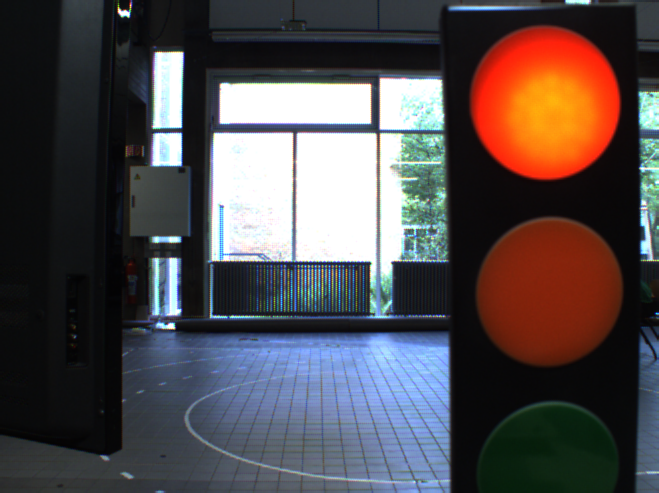
//> input picture image_processing_tests/BildL000032.png, 659 x 493 px
$ ./RedCircleDetection ../image_processing_tests/BildL000032.png   (built with g++ and OpenCV 4)
//> lines starting //> are read from the running program, lines starting //| are printed output that depends on the picture; after the words box and inside, x2 and y2 are one past the last pixel; in counts of white or black regions, pixels touching at a corner belong together
#include <opencv2/opencv.hpp>
#include <opencv2/highgui/highgui.hpp>
#include <opencv2/imgproc/imgproc.hpp>
#include <opencv2/objdetect/objdetect.hpp>
#include <iostream>
#include <stdlib.h>
#include <stdio.h>
#include <math.h>
#include <cmath>
#include <string>
#include <vector>

int main(int argc, char *argv[]){
    cv::Mat image;
    cv::Mat im_in;
    cv::Mat hsv_in;
    cv::Mat bgr_in;

    if (argc<2){
        image = cv::imread("/Users/chenjinbo/Downloads/BildR000074.png");
    }
    if (argc==2){
        image=cv::imread((argv[1]));
//> image is the input picture: 493 rows x 659 cols, CV_8UC3; mean B, G, R 77.1, 75.3, 81.6
    }
    if (argc>2){
        std::cout<<"Error! Too many arguments!"<<std::endl;
    }
    if (image.empty()){
        std::cout << "error detected. something went wrong with opening the image. is it empty? exiting"<<std::endl;
        return -1;
    }
    cv::Mat orig_image = image.clone();

    // Image cutting orig: 659x493;
    CvRect rect;
    rect.x=0,rect.y=140,rect.width=659,rect.height=333;
    im_in = image(rect);
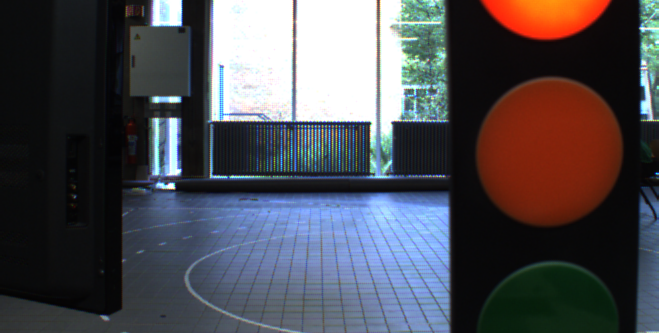
//> im_in: 333 rows x 659 cols, CV_8UC3; mean B, G, R 82.5, 76.6, 77.6

    // blur+cvt
    cv::medianBlur(im_in, im_in, 3);
    cv::cvtColor(im_in, hsv_in, cv::COLOR_BGR2HSV);
//> hsv_in: 333 rows x 659 cols, CV_8UC3; mean H, S, V 84.2, 77.1, 96.6
    cv::namedWindow("Original Image", cv::WINDOW_AUTOSIZE);
    cv::imshow("Orginal Image", im_in);
    cv::namedWindow("Orginal Image converted to HSV", cv::WINDOW_AUTOSIZE);
    cv::imshow("Original Image converted to HSV", hsv_in);
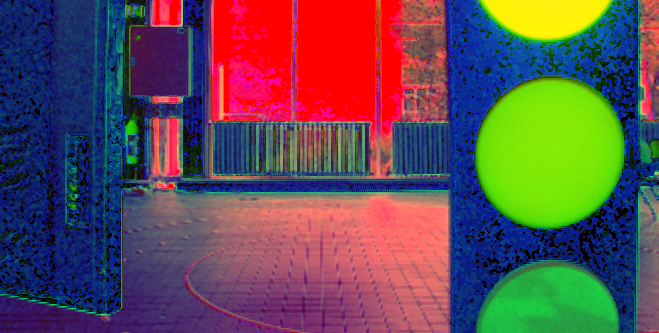
//> window 'Original Image converted to HS': 333 rows x 659 cols, CV_8UC3; mean B, G, R 84.2, 77.1, 96.6

    // threshold
    cv::Mat lower_red_hue_range;
    cv::Mat upper_red_hue_range;
    cv::Mat green_hue_image;
    cv::Mat yellow_hue_image;

    // [4 lines of commented-out code are left out]

    cv::inRange(hsv_in, cv::Scalar(0,100,200), cv::Scalar(3,255,255), lower_red_hue_range);
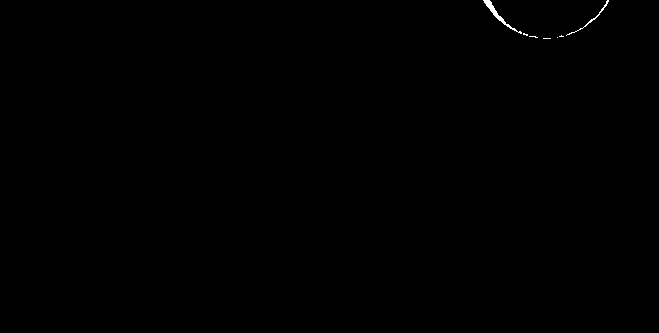
//> lower_red_hue_range: 333 rows x 659 cols, CV_8UC1; 0.13% white; 7 white regions (5 under 20 px), largest, box (x1, y1, x2, y2) and area: (483, 0, 522, 34) 176, (566, 0, 609, 36) 83
    cv::inRange(hsv_in, cv::Scalar(160,100,200),cv::Scalar(179, 255, 255), upper_red_hue_range);
//> upper_red_hue_range: 333 rows x 659 cols, CV_8UC1; every value is 0
    cv::inRange(hsv_in, cv::Scalar(35,100,200), cv::Scalar(77,255,255), green_hue_image);
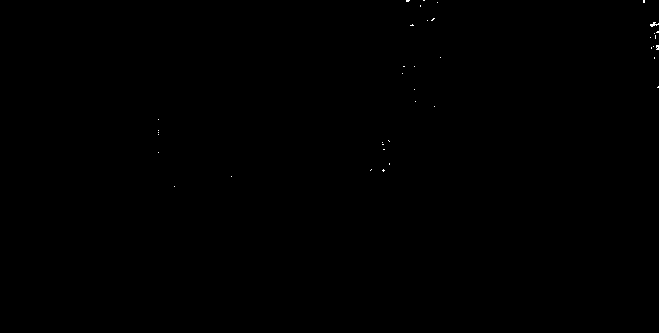
//> green_hue_image: 333 rows x 659 cols, CV_8UC1; 0.05% white in thin lines or dots, all inside (x1, y1, x2, y2) = (158, 0, 659, 187)
    cv::inRange(hsv_in, cv::Scalar(26,100,200), cv::Scalar(34,255,255), yellow_hue_image);
    // [6 lines of commented-out code are left out]
    cv::Mat red_hue_image=im_in.clone();
    cv::addWeighted(lower_red_hue_range, 1.0, upper_red_hue_range, 1.0, 0.0, red_hue_image);
    cv::GaussianBlur(red_hue_image, red_hue_image, cv::Size(9,9), 2, 2);
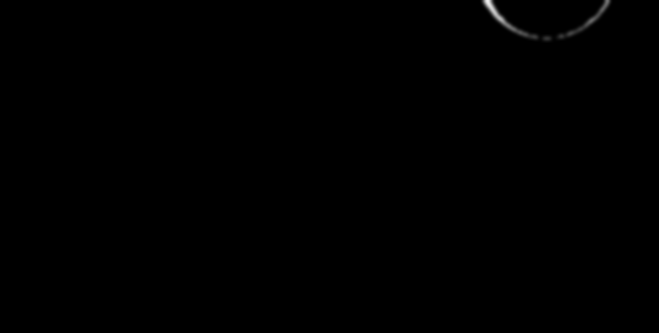
//> red_hue_image: 333 rows x 659 cols, CV_8UC1; 0.8% of pixels changed, all inside (x1, y1, x2, y2) = (479, 0, 613, 43)
    cv::GaussianBlur(green_hue_image, green_hue_image, cv::Size(9,9),2,2);
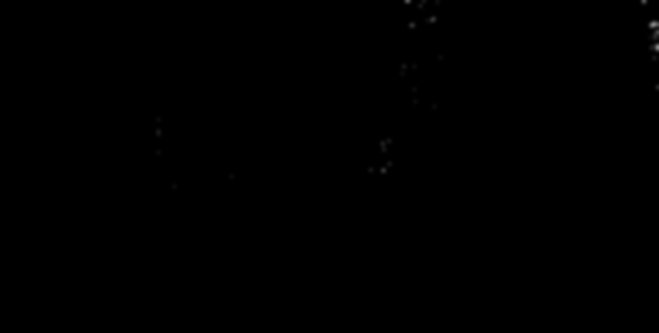
//> green_hue_image: 333 rows x 659 cols, CV_8UC1; 1.11% of pixels changed, all inside (x1, y1, x2, y2) = (154, 0, 659, 191)
    cv::GaussianBlur(yellow_hue_image, yellow_hue_image, cv::Size(9,9),2,2);

    // Use the Hough transform to detect circles in the combined threshold image
    std::vector<cv::Vec3f> circles_red; //red
    cv::HoughCircles(red_hue_image, circles_red, CV_HOUGH_GRADIENT, 1, red_hue_image.rows/8, 100, 20, 0, 0);
//> circles_red = empty

    std::vector<cv::Vec3f> circles_green;//green
    cv::HoughCircles(green_hue_image, circles_green, CV_HOUGH_GRADIENT, 1, red_hue_image.rows/8, 100, 20, 0, 0);
//> circles_green = empty

    std::vector<cv::Vec3f> circles_yellow;//yellow
    cv::HoughCircles(yellow_hue_image, circles_yellow, CV_HOUGH_GRADIENT, 1, red_hue_image.rows/8, 100, 20, 0, 0);
//> circles_yellow = empty


        // Loop over all detected circles and outline them on the image
        //red circle
//> (the run ends here: the program exits with an error code, at `if(circles_red.size() == 0) std::exit(-1);`)
